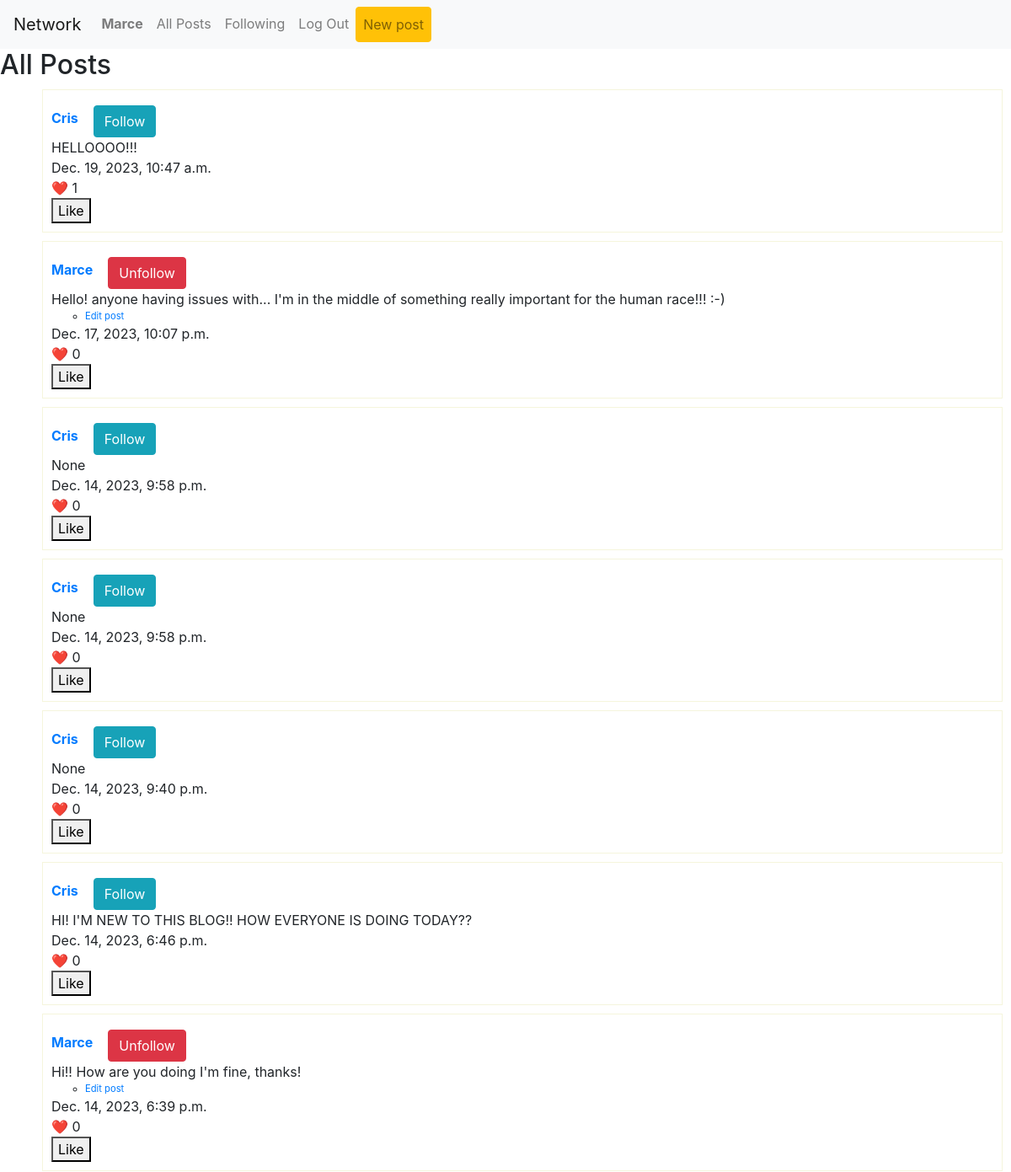
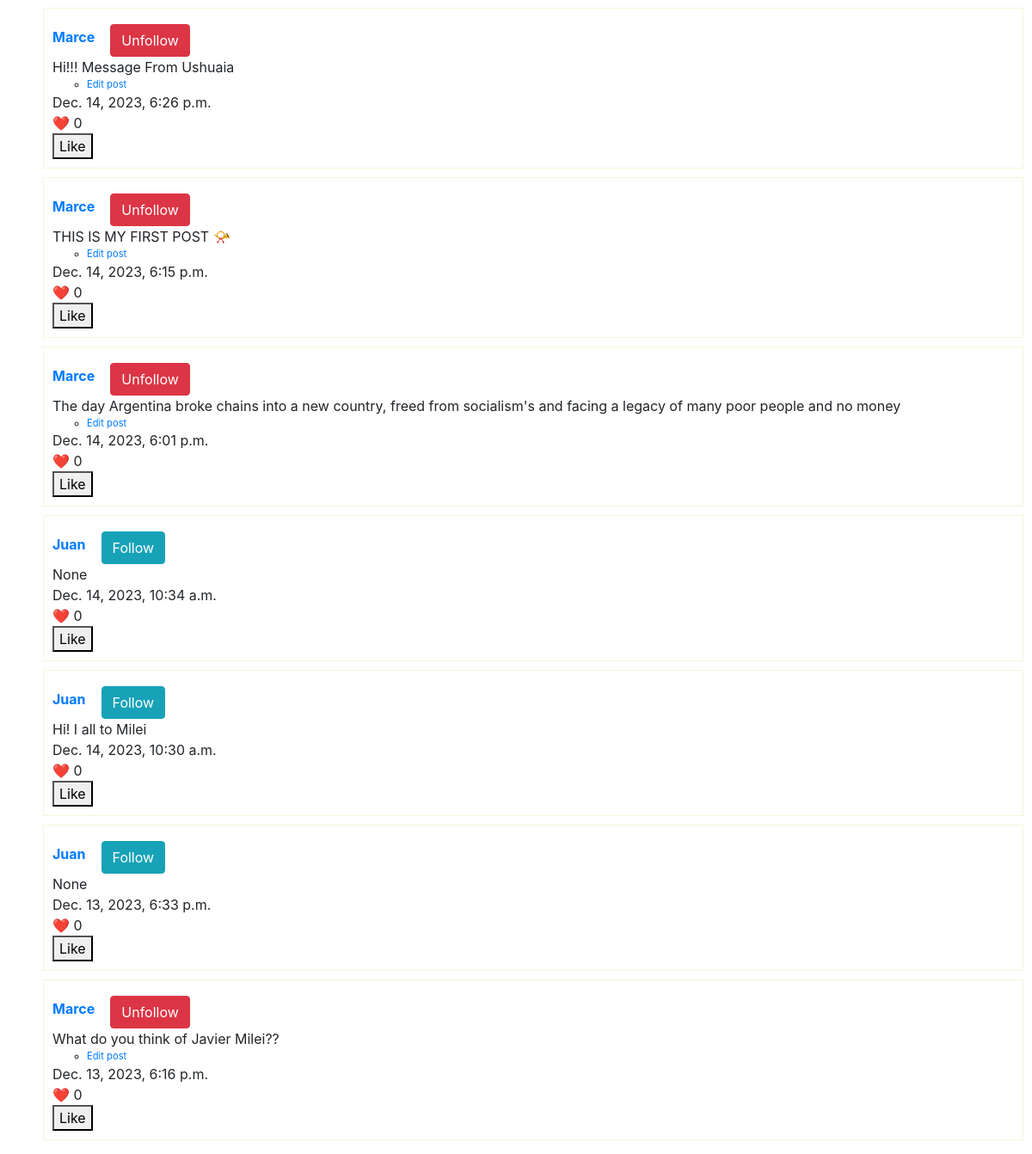
The page /posts (signed in) on the database its author committed (2 pictures, top to bottom).
### network/models.py (models this page shows, shortened)
class User(AbstractUser):
    pass
    def __str__(self):
        return f"{self.username}"

class Post(models.Model):
    post = models.CharField(max_length=280, null=True, blank=True)
    created_by = models.ForeignKey(User, on_delete=models.CASCADE)
    created_date = models.DateTimeField(auto_now_add=True)
    likes = models.ManyToManyField(User, blank=True, related_name="liked_user", verbose_name="Likes")

### network/views.py (the view)
# urls.py: path("posts", views.all_posts, name="allposts"),
def all_posts(request):
    try:
        posts = Post.objects.order_by("-created_date").all()
        if request.user.is_authenticated:
            user_profile = UserProfile.objects.get_or_create(user=request.user)[0]
            for post in posts:
                post.is_following = user_profile.following_users.filter(username=post.created_by.username).exists()
        return render(request, 'network/allposts.html', {'posts': posts, 'user_profile': user_profile, 'is_following': is_following})
    except Exception as e:
        print(f"Exception in all_posts view: {e}")
        return render(request, 'network/allposts.html', {'posts': posts})

### network/templates/network/allposts.html (shortened to what this page needs)
{% extends "network/layout.html" %}
{% block body %}
<h2>All Posts</h2>
<ul style="list-style-type: none;">
    {% for post in posts %}
    <div style="border: 1px solid beige; margin:10px; padding: 10px">
        <div style="display: flex; align-items: center;">
            <li style="margin-right: 10px;">
                <a href="{% url 'network:profile' username=post.created_by.username %}" style="text-decoration: none;">
                    <strong>{{ post.created_by }}</strong>
                </a>
            </li>
            <li>
                <form method="POST" action="{% url 'network:follow_toggle' %}" id="follow-form-{{ post.id }}" class="follow-form">
                    <button type="submit" class="btn {% if post.is_following %}btn-danger{% else %}btn-info{% endif %} mt-2 ml-2">
                        {% if not post.is_following %}
                            Follow
                        {% else %}
                            Unfollow
                        {% endif %}
                    </button>
                </form>
            </li>
        </div>
        <li>{{ post.post }}</li>
        {% if user.is_authenticated %}
            {% if user_profile.user|lower == post.created_by.username|lower %}
            <ul style="display: flex;">
                <li style="font-size: 70%;"><a href="{% url 'network:edit' post.id %}">Edit post</a></li>
            </ul>
            {% endif %}
        {% endif %}
        <li>{{ post.created_date }}</li>
        <li>❤️ {{ post.likes.count }} </li>
        <form method="post" action="{% url 'network:like_post' post_id=post.id %}">
            <button type="submit">
                {% if user in post.likes.all %}
                    Unlike
                {% else %}
                    Like
                {% endif %}
            </button>
        </form>
    </div>
    {% endfor %}
</ul>
{% endblock %}

### network/templates/network/layout.html (shortened to what this page needs)
{% load static %}
<!DOCTYPE html>
<html lang="en">
    <head>
        <link rel="stylesheet" href="https://stackpath.bootstrapcdn.com/bootstrap/4.4.1/css/bootstrap.min.css">
        <link href="{% static 'network/styles.css' %}" rel="stylesheet">
    </head>
    <body>
        <nav class="navbar navbar-expand-lg navbar-light bg-light">
            <a class="navbar-brand" href="#">Network</a>
            <div>
              <ul class="navbar-nav mr-auto">
                {% if user.is_authenticated %}
                    <li class="nav-item">
                        <a class="nav-link" href="{% url 'network:profile' request.user.username %}"><strong>{{ user.username }}</strong></a>
                    </li>
                {% endif %}
                <li class="nav-item">
                  <a class="nav-link" href="{% url 'network:allposts' %}">All Posts</a>
                </li>
                {% if user.is_authenticated %}
                    <li class="nav-item">
                        <a class="nav-link" href="{% url 'network:following' %}">Following</a>
                    </li>
                    <li class="nav-item">
                        <a class="nav-link" href="{% url 'network:logout' %}">Log Out</a>
                    </li>
                    <li class="nav-item">
                        <a class="nav-link btn btn-warning" href="{% url 'network:create' %}">New post</a>
                    </li>
                {% endif %}
              </ul>
            </div>
          </nav>
        <div class="body">
            {% block body %}
            {% endblock %}
        </div>
    </body>
</html>

### rows shown on the page
User: username "Marce"
Post: created_by "Cris", shows "Follow", post "HELLOOOO!!!", created_date "Dec. 19, 2023, 10:47 a.m.", likes.count "1", shows "Like"
Post: created_by "Marce", shows "Unfollow", post "Hello! anyone having issues with... I'm in the middle of something really important for the human race!!! :-)", shows "Edit post", created_date "Dec. 17, 2023, 10:07 p.m.", likes.count "0", shows "Like"
Post: created_by "Cris", shows "Follow", post "None", created_date "Dec. 14, 2023, 9:58 p.m.", likes.count "0", shows "Like"
Post: created_by "Cris", shows "Follow", post "None", created_date "Dec. 14, 2023, 9:58 p.m.", likes.count "0", shows "Like"
Post: created_by "Cris", shows "Follow", post "None", created_date "Dec. 14, 2023, 9:40 p.m.", likes.count "0", shows "Like"
Post: created_by "Cris", shows "Follow", post "HI! I'M NEW TO THIS BLOG!! HOW EVERYONE IS DOING TODAY??", created_date "Dec. 14, 2023, 6:46 p.m.", likes.count "0", shows "Like"
Post: created_by "Marce", shows "Unfollow", post "Hi!! How are you doing I'm fine, thanks!", shows "Edit post", created_date "Dec. 14, 2023, 6:39 p.m.", likes.count "0", shows "Like"
Post: created_by "Marce", shows "Unfollow", post "Hi!!! Message From Ushuaia", shows "Edit post", created_date "Dec. 14, 2023, 6:26 p.m.", likes.count "0", shows "Like"
Post: created_by "Marce", shows "Unfollow", post "THIS IS MY FIRST POST 📯", shows "Edit post", created_date "Dec. 14, 2023, 6:15 p.m.", likes.count "0", shows "Like"
Post: created_by "Marce", shows "Unfollow", post "The day Argentina broke chains into a new country, freed from socialism's and facing a legacy of many poor people and no money", shows "Edit post", created_date "Dec. 14, 2023, 6:01 p.m.", likes.count "0", shows "Like"
Post: created_by "Juan", shows "Follow", post "None", created_date "Dec. 14, 2023, 10:34 a.m.", likes.count "0", shows "Like"
Post: created_by "Juan", shows "Follow", post "Hi! I all to Milei", created_date "Dec. 14, 2023, 10:30 a.m.", likes.count "0", shows "Like"
Post: created_by "Juan", shows "Follow", post "None", created_date "Dec. 13, 2023, 6:33 p.m.", likes.count "0", shows "Like"
Post: created_by "Marce", shows "Unfollow", post "What do you think of Javier Milei??", shows "Edit post", created_date "Dec. 13, 2023, 6:16 p.m.", likes.count "0", shows "Like"
